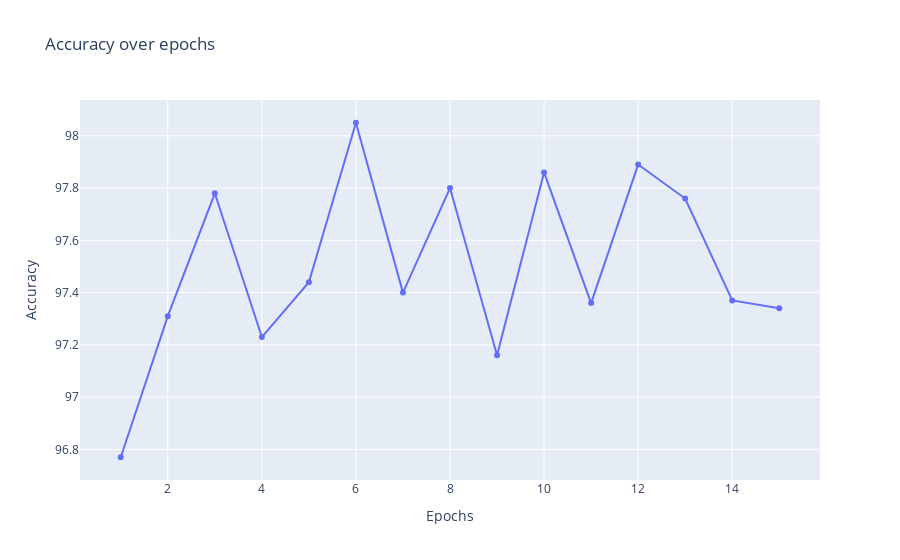

The notebook cell this image was saved under:
### Markdown cell above
### 2.h Plot the results
Again, you should plot the evolution of your error metrics (accuracy and loss function) in function of the number of epochs, to see how efficient the training is. Show the evolution of the images generated from your reference sample as well.

Task: Make those plots, as clean and readable as possible.

### Code cell
# Plots of accuracy and of loss function, images generated from your reference sample.
import plotly.graph_objects as go

#plot accuracies with plotly
fig = go.Figure()
fig.add_trace(go.Scatter(x=list(range(1,16)), y=accuracies, mode='lines+markers', name='Accuracy'))
fig.update_layout(title='Accuracy over epochs', xaxis_title='Epochs', yaxis_title='Accuracy')
fig.show()


#plot loss with plot

### Figure 1 — Plotly figure (JSON) as saved in the notebook; plotly's stock layout.template omitted (floating-point values rounded to 4 significant figures)
{"data": [{"mode": "lines+markers", "name": "Accuracy", "type": "scatter", "x": [1, 2, 3, 4, 5, 6, 7, 8, 9, 10, 11, 12, 13, 14, 15], "y": [96.77, 97.31, 97.78, 97.23, 97.44, 98.05, 97.4, 97.8, 97.16, 97.86, 97.36, 97.89, 97.76, 97.37, 97.34]}], "layout": {"title": {"text": "Accuracy over epochs"}, "xaxis": {"title": {"text": "Epochs"}}, "yaxis": {"title": {"text": "Accuracy"}}}}
